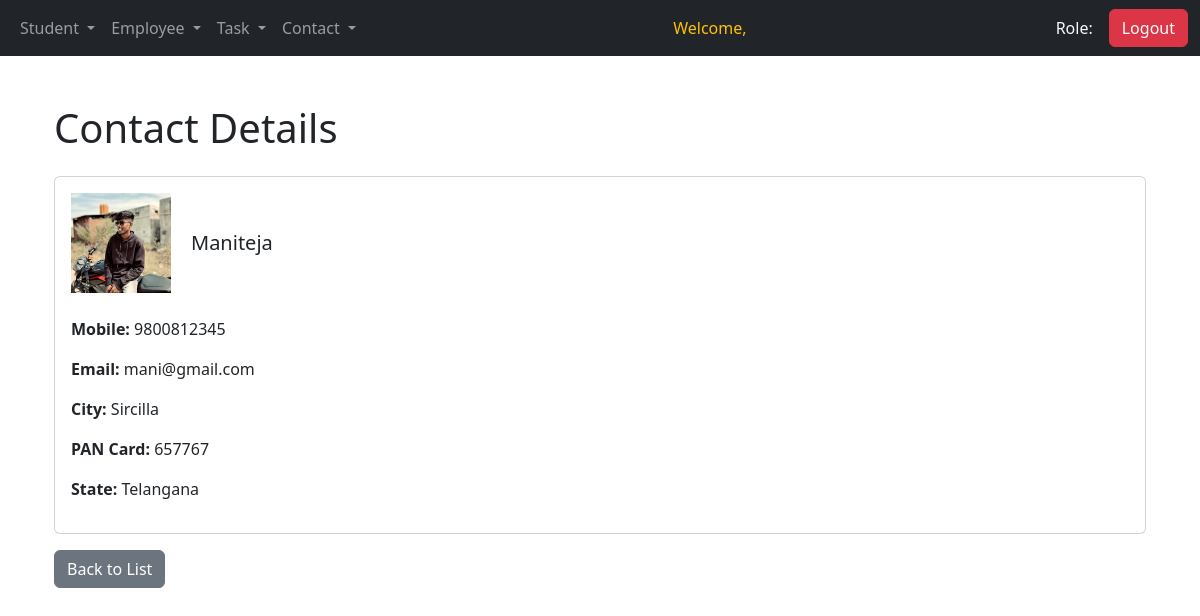
The page /view_operation/1/ on the database its author committed.
### operations/models.py (models this page shows, shortened)
class Contact(models.Model):
    username = models.CharField(max_length=100)
    mobile = models.CharField(max_length=15)
    email = models.CharField(max_length=50,null=True,blank=True)
    city = models.CharField(max_length=15,null=True,blank=True)
    pancard = models.CharField(max_length=20,null=True,blank=True)
    state = models.CharField(max_length=15,null=True,blank=True)
    serial_number = models.PositiveIntegerField(default=0)
    profile_picture = models.ImageField(upload_to='contact_pictures/', blank=True, null=True)  # Add this line

### operations/views.py (the view)
# urls.py: path('view_operation/<int:pk>/', views.view_operation, name='view_operation'),
def view_operation(request, pk):
    contact = get_object_or_404(Contact, pk=pk)
    return render(request, 'contacts/view-operations.html', {'contact': contact})

### operations/templates/contacts/view-operations.html
{% extends 'base.html' %}
{% block content %}
<div class="container mt-5">
    <h1 class="mb-4">Contact Details</h1>
    <div class="card">
        <div class="card-body">
            <div class="d-flex align-items-center mb-4">
                {% if contact.profile_picture %}
                    <img src="{{ contact.profile_picture.url }}" alt="Profile Picture" style="width: 100px; height: 100px; object-fit: cover; margin-right: 20px;">
                {% else %}
                    <img src="https://cdn-icons-png.flaticon.com/512/847/847969.png" alt="Default Icon" style="width: 100px; height: 100px; object-fit: cover; margin-right: 20px;">
                {% endif %}
                <h5 class="card-title mb-0">{{ contact.username }}</h5>
            </div>
            <p><strong>Mobile:</strong> {{ contact.mobile }}</p>
            <p><strong>Email:</strong> {{ contact.email }}</p>
            <p><strong>City:</strong> {{ contact.city }}</p>
            <p><strong>PAN Card:</strong> {{ contact.pancard }}</p>
            <p><strong>State:</strong> {{ contact.state }}</p>
        </div>
    </div>
    <a href="{% url 'operations_list' %}" class="btn btn-secondary mt-3">Back to List</a>
</div>
{% endblock %}

### rows shown on the page
Contact: profile_picture (picture), username "Maniteja", mobile "9800812345", email "mani@gmail.com", city "Sircilla", pancard "657767", state "Telangana"
